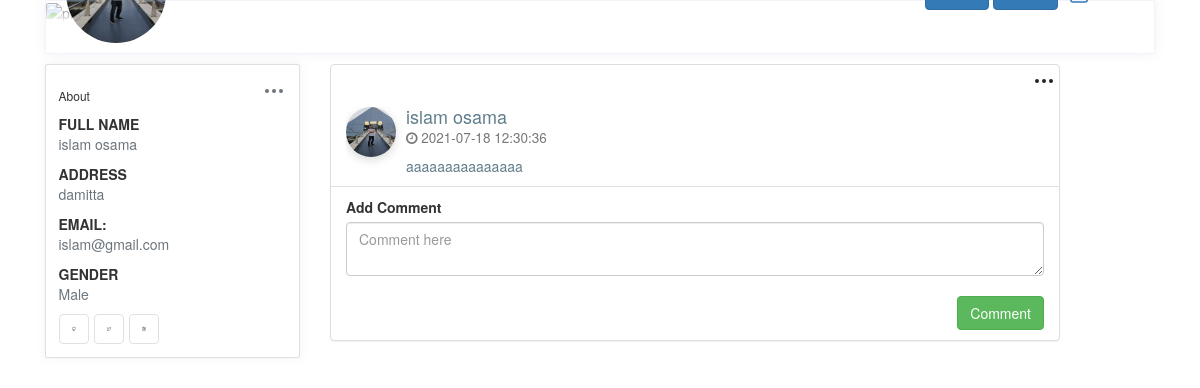
Page /post.php?id=8 (signed in) on the committed database.
### tables this page shows
CREATE TABLE `users` (
  `User_Id` int(11) NOT NULL,
  `fname` varchar(30) NOT NULL,
  `lname` varchar(30) NOT NULL,
  `Username` varchar(30) NOT NULL,
  `Address` varchar(30) NOT NULL,
  `Email` varchar(30) NOT NULL,
  `Password` varchar(30) NOT NULL,
  `Gender` enum('Female','Male') NOT NULL,
  `Profile_Img` varchar(30) NOT NULL
);

CREATE TABLE `posts` (
  `Post_Id` int(11) NOT NULL,
  `User_Id` int(11) NOT NULL,
  `Body` varchar(250) NOT NULL,
  `Image` varchar(30) NOT NULL,
  `Date` datetime DEFAULT NULL
);

### viewprofile.php (called while the page is built)
<?php
$con = new PDO("mysql:host=localhost; dbname=Facebook","root","");
$data=$con->query("select * from users where User_Id={$_COOKIE['userid']}");
$profile=$data->fetch(PDO::FETCH_ASSOC);
?>

### classes/db.php (called while the page is built, shortened)
<?php
class db{
    private $dbname="Facebook";
    private $host="localhost";
    private $username="root";
    private $password="";
    private $connection=null;
    function __construct(){
        $this->server="mysql:host=$this->host;dbname=$this->dbname";
        $this->connection= new pdo($this->server,$this->username,$this->password);
    }
    public function getData($cols, $table ,$condition=1){
        return $this->connection->query("select $cols from $table where $condition");
     }
    public function getAllData($table ,$condition=1){
       return $this->connection->query("select * from $table where $condition ORDER BY date DESC");
    }
}
?>

### Designs/viewPost.php (the view, shortened to what this page needs)
<?php
  $user_id = $_COOKIE['userid'];
?>
<div class='col-md-8 col-sm-12 pull-left posttimeline'>
  <?php
  require_once("./classes/db.php");
  $conn = new db();
  $allPosts = $conn->getAllData("posts", "Post_Id={$_GET['id']}");
  while ($post = $allPosts->fetch(PDO::FETCH_ASSOC)) {
    $userData = $conn->getData("fname,lname,Profile_Img", "users", "User_Id={$post['User_Id']}");
    $user = $userData->fetch(PDO::FETCH_ASSOC);
    echo "
        <div class='panel panel-default'>
        <div class='dropdown pull-right postbtn'>";
        if ($user_id==$post['User_Id']){ echo "
        <button class='btn p-1' type='button' id='dropdownMenuButton2' data-toggle='dropdown' aria-haspopup='true' aria-expanded='false'>
            <svg xmlns='http://www.w3.org/2000/svg' width='24' height='24' viewBox='0 0 24 24' fill='none' stroke='currentColor' stroke-width='2' stroke-linecap='round' stroke-linejoin='round' class='feather feather-more-horizontal icon-lg pb-3px'>
                <circle cx='12' cy='12' r='1'></circle>
                <circle cx='19' cy='12' r='1'></circle>
                <circle cx='5' cy='12' r='1'></circle>
            </svg>
        </button>
        <div class='dropdown-menu' aria-labelledby='dropdownMenuButton2'>
            <a class='dropdown-item d-flex align-items-center' href='post.php?id={$post['Post_Id']}&action=edit'>
                    <span class=''>Edit</span></a>
            <a class='dropdown-item d-flex align-items-center' href='deletePost.php?id={$post['Post_Id']}'>
                    <span class=''>Delete</span></a>
          </div>
          ";};
          echo "
         </div>
          <div class='col-md-12  mt-3'>
            <div class='media'>
              <div class='media-left'> <a href='javascript:void(0)'>
               <img src='./images/{$user['Profile_Img']}' alt='profile img' style='width:50px; height:50px; border-radius:50% ;' class='media-object'> </a> </div>
              <div class='media-body'>
                <h4 class='media-heading'>{$user['fname']} {$user['lname']}<br>
                  <small><i class='fa fa-clock-o'></i> {$post['Date']}</small> </h4>
                <p class='mt-3'>{$post['Body']}</p>";
                  echo"
              </div>
            </div>
          </div>";
  } ?>
  <div class='col-md-12 border-top py-3'>
    <div class='status-upload'>
      <form method='post' action="comments/addComment.php?post_id=<?= $_GET['id'] ?>&user_id=<?= $user_id ?>">
        <label>Add Comment</label>
        <textarea class='form-control' placeholder='Comment here' name='body'></textarea>
        <br>
        <button type='submit' class='btn btn-success pull-right' name='add_comment'> Comment</button>
      </form>
    </div>
  </div>
</div>

### Layouts/header.php (shortened to what this page needs)
<?php include("viewprofile.php")?>
<div class="row">
        <div class="col-12 grid-margin">
            <div class="profile-header">
                <div class="cover">
                    <div class="gray-shade"></div>
                    <figure>
                    </figure>
                    <div class="cover-body d-flex justify-content-between align-items-center">
                        <div>
                            <img class="profile-pic" width="100px" height="100px" src="images/<?php echo$profile['Profile_Img'];?>" alt="profile">
                        </div>
                        <div class="d-none d-md-block">
                        <a href="index.php" class="btn btn-primary">Home</a>
                        <a href="profile.php" class="btn btn-primary">Profile</a>
                            <a href="logout.php">
                           </a>
                        </div>
                    </div>
                </div>
                <div class="header-links">
                </div>
            </div>
        </div>
    </div>

### Layouts/LeftSide.php (shortened to what this page needs)
<?php include("viewprofile.php")?>
<div class="d-none d-md-block col-md-4 col-xl-3 left-wrapper">
            <div class="card rounded">
                <div class="card-body">
                    <div class="d-flex align-items-center justify-content-between mb-2">
                        <h6 class="card-title mb-0">About</h6>
                        <div class="dropdown">
                            <button class="btn p-0" type="button" id="dropdownMenuButton" data-toggle="dropdown" aria-haspopup="true" aria-expanded="false">
                            </button>
                        </div>
                    </div>
                    <div class="mt-3">
                        <label class="tx-11 font-weight-bold mb-0 text-uppercase">Full Name</label>
                        <p class="text-muted"><?php echo $profile['fname']." ".$profile['lname']?></p>
                    </div>
                    <div class="mt-3">
                        <label class="tx-11 font-weight-bold mb-0 text-uppercase">Address</label>
                        <p class="text-muted"><?php echo $profile['Address']?></p>
                    </div>
                    <div class="mt-3">
                        <label class="tx-11 font-weight-bold mb-0 text-uppercase">Email:</label>
                        <p class="text-muted"><?php echo $profile['Email']?></p>
                    </div>
                    <div class="mt-3">
                        <label class="tx-11 font-weight-bold mb-0 text-uppercase">Gender</label>
                        <p class="text-muted"><?php echo $profile['Gender']?></p>
                    </div>
                    <div class="mt-3 d-flex social-links">
                        <a href="javascript:;" class="btn d-flex align-items-center justify-content-center border mr-2 btn-icon github">
                        </a>
                        <a href="javascript:;" class="btn d-flex align-items-center justify-content-center border mr-2 btn-icon twitter">
                        </a>
                        <a href="javascript:;" class="btn d-flex align-items-center justify-content-center border mr-2 btn-icon instagram">
                        </a>
                    </div>
                </div>
            </div>
        </div>

### Css/index.css (style rules this page uses)
body { background-color: #f9fafb; margin-top:20px; }
.profile-page .profile-header { box-shadow: 0 0 10px 0 rgba(183, 192, 206, 0.2); border: 1px solid #f2f4f9; }
.profile-page .profile-header .cover { position: relative; border-radius: .25rem .25rem 0 0; }
.profile-page .profile-header .cover figure { margin-bottom: 0; }
.profile-page .profile-header .cover .gray-shade { position: absolute; top: 0; left: 0; width: 100%; height: 100%; z-index: 1; background: linear-gradient(rgba(255, 255, 255, 0.1), #fff 99%); }
.profile-page .profile-header .cover .cover-body { position: absolute; bottom: -20px; left: 0; z-index: 2; width: 100%; padding: 0 20px; }
.profile-page .profile-header .cover .cover-body .profile-pic { border-radius: 50%; width: 100px; }
.profile-page .profile-header .header-links { padding: 15px; display: -webkit-flex; display: flex; -webkit-justify-content: center; justify-content: center; background: #fff; border-radius: 0 0 .25rem .25rem; }
.profile-page .profile-body .left-wrapper .social-links a { width: 30px; height: 30px; }
img { vertical-align: middle; border-style: none; }
.grid-margin { margin-bottom: 1rem; }
.card { box-shadow: 0 0 10px 0 rgba(183, 192, 206, 0.2); -webkit-box-shadow: 0 0 10px 0 rgba(183, 192, 206, 0.2); -moz-box-shadow: 0 0 10px 0 rgba(183, 192, 206, 0.2); -ms-box-shadow: 0 0 10px 0 rgba(183, 192, 206, 0.2); }
.rounded { border-radius: 0.25rem !important; }
.card { position: relative; display: flex; flex-direction: column; min-width: 0; word-wrap: break-word; background-color: #fff; background-clip: border-box; border: 1px solid #f2f4f9; border-radius: 0.25rem; }
.posttimeline .panel { margin-bottom: 15px }
.panel { box-shadow: 0px 2px 10px 0 rgba(0, 0, 0, 0.05); -moz-box-shadow: 0px 2px 10px 0 rgba(0, 0, 0, 0.05); -webkit-box-shadow: 0px 2px 10px 0 rgba(0, 0, 0, 0.05); -ms-box-shadow: 0px 2px 10px 0 rgba(0, 0, 0, 0.05); transition: all ease 0.5s; -moz-transition: all ease 0.5s; -webkit-transition: all ease 0.5s; -ms-transition: all ease 0.5s; margin-bottom: 35px; border-radius: 0px; position: relative; border: 0; display: inline-block; width: 100%; }
.progress-bar-success, .status.active, .panel-green, .panel-green > .panel-heading, .btn-success, .fc-event, .badge.green, .event_green { color: white; background-color: #8BC34A; }
.media-object { max-width: 50px; border-radius: 50px; box-shadow: 0px 3px 10px 0 rgba(0, 0, 0, 0.15); -moz-box-shadow: 0px 3px 10px 0 rgba(0, 0, 0, 0.15); -webkit-box-shadow: 0px 3px 10px 0 rgba(0, 0, 0, 0.15); -ms-box-shadow: 0px 3px 10px 0 rgba(0, 0, 0, 0.15); }
.media:first-child { margin-top: 15px; }
.media-object { display: block; }
.media-body { color: #607D8B; overflow: visible; }

### rows in the picture
users: Profile_Img (picture), fname "islam", lname "osama", Address "damitta", Email "islam@gmail.com", Gender "Male"
posts: User_Id.Profile_Img (picture), User_Id.fname "islam", User_Id.lname "osama", Date "2021-07-18 12:30:36", Body "aaaaaaaaaaaaaaa"
